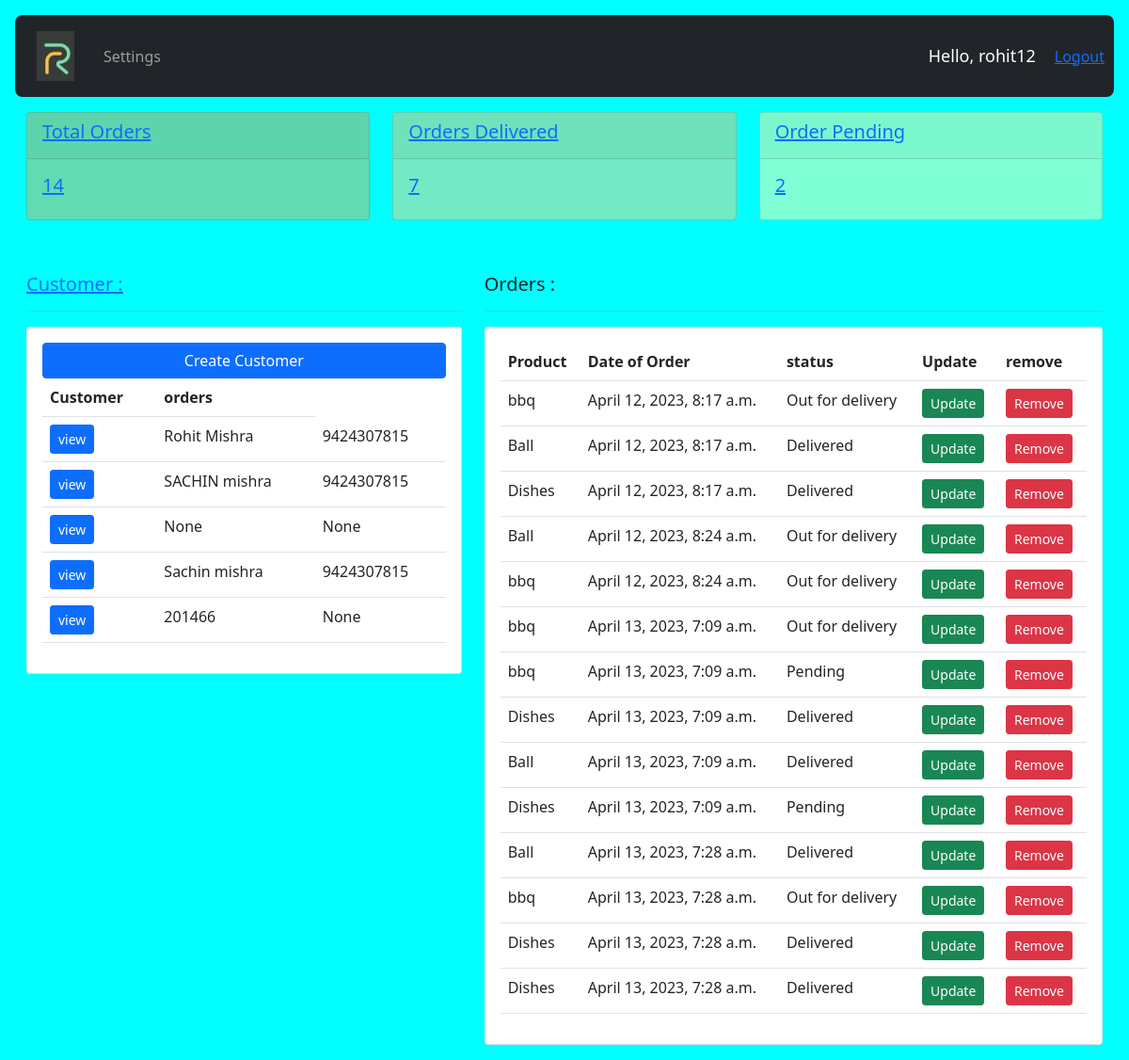
Page / (signed in) on the committed database.
### accounts/models.py (models this page shows, shortened)
class Customer(models.Model):
	user = models.OneToOneField(User,null=True,blank=True,on_delete=models.CASCADE)
	name = models.CharField(max_length=200,null=True)
	phone= models.CharField(max_length=200,null=True)
	email=models.CharField(max_length=200,null=True)
	profile_pic = models.ImageField(default = "r.jpg",null=True,blank=True)
	date = models.DateTimeField(auto_now_add = True,null = True)

class Order(models.Model):
	STATUS = (('Pending','Pending'),
			  ('Out for delivery','Out for delivery'),
			  ('Delivered','Delivered'))
	customer=models.ForeignKey(Customer,null=True,on_delete=models.SET_NULL)
	product=models.ForeignKey(Product,null=True,on_delete=models.SET_NULL)
	date = models.DateTimeField(auto_now_add = True,null = True)
	status = models.CharField(max_length=200,null=True,choices=STATUS)
	note = models.CharField(max_length=1000,null=True)

class Product(models.Model):
	CATEGORY = (('iNDOOR','INDOOR'),
				('Out Door','Out Door'),)
	name=models.CharField(max_length=200,null=True)
	price=models.FloatField(null=True)
	category=models.CharField(max_length=200,null=True,choices=CATEGORY)
	description=models.CharField(max_length=200,null=True,blank = True)
	data =models.DateTimeField(auto_now_add = True,null = True)
	tags = models.ManyToManyField(Tag)
	def __str__(self):
		return self.name

### accounts/views.py (the view)
# urls.py: path('', views.home,name='home'),
@login_required(login_url='login')
def home(request):
	customers = Customer.objects.all()
	orders = Order.objects.all()
	totalorder = orders.count()
	delivered = orders.filter(status="Delivered").count()
	pending = orders.filter(status="Pending").count()
	context = {'customers':customers,'orders':orders,
	    'totalorder':totalorder,'delivered':delivered,'pending':pending}
	return render(request,'accounts/dash.html',context)

### accounts/templates/accounts/dash.html (shortened to what this page needs)
{% extends  'accounts/main.html'%}
{% block content%}
{% include 'accounts/status.html'%}
<!DOCTYPE html>
<html lang="en">
<head>
    <link rel="stylesheet" href="style.css">
</head>
<body>
   <br>
    <div class="row">
      <div class="col-md-5">
        <h5 id="dif">Customer : </h5>
        <hr>
        <div class="card card-body">
            <a  class="btn btn-primary btn-md btn-block">Create Customer</a>
            <table class="table table-md">
            <tr>
                <th>
                    Customer
                </th>
                <th>
                    orders
                </th>
            </tr>
            {%for i in customers%}
                <tr>
                    <td><a href="{% url 'customer' i.id %}" class="btn btn-primary btn-sm btn-block">view</a></td>
                    <td>{{i.name}}</td>
                    <td>{{i.phone}}</td>
                </tr>
            {%endfor%}
            </table>
        </div>
      </div>
      <div class="col-md-7">
        <h5 id="dif">Orders : </h5>
        <hr>
        <div class="card card-body">
            <table class="table table-md">
                <tr>
                    <th>
                        Product
                    </th>
                    <th>
                        Date of Order
                    </th>
                    <th>
                        status
                    </th>
                    <th>
                        Update
                    </th>
                    <th>
                        remove
                    </th>
                </tr>
                {%for i in orders%}
                    <tr>
                        <td>{{i.product}}</td>
                        <td>{{i.date}}</td>
                        <td>{{i.status}}</td>
                        <td><a  class="btn btn-success btn-sm btn-block" href="{% url 'update' i.id%}">Update</a></td>
                        <td><a href="{% url 'delete_order' i.id%}" class="btn btn-danger btn-sm btn-block">Remove</a></td>
                    </tr>
                {%endfor%}
            </table>
        </div>
      </div>
    </div>
</body>
</html>
{%endblock%}

### accounts/templates/accounts/main.html (shortened to what this page needs)
{% load static%}
<!DOCTYPE html>
<html>
<head>
	<link href="https://cdn.jsdelivr.net/npm/bootstrap@5.0.2/dist/css/bootstrap.min.css" rel="stylesheet">
	<link rel="stylesheet" type="text/css" href="{% static '/css/main.css'%}">
</head>
<body>
	{% include 'accounts/navbar.html'%}
	{% block content %}
	{% endblock %}
</body>
</html>

### accounts/templates/accounts/navbar.html (shortened to what this page needs)
{% load static %}
<!DOCTYPE html>
<html lang="en">
<head>
</head>
<body>
  <nav class="navbar navbar-expand-lg navbar-dark bg-dark">
    <img class="btn btn-link" src="{% static 'images/r.jpg'%}">
    <div class="collapse navbar-collapse" id="navbarNav">
      <ul class="navbar-nav">
        {% if request.user.is_staff %}
         <li class="nav-item">
          <a class="nav-link" href="{% url 'home' %}">Dashboard</a>
        </li>
        <li class="nav-item active">
          <a class="nav-link" href="{% url 'product' %}">Product </a>
        </li>
        {% else %}
          <li class="nav-item">
            <a class="nav-link" href="{% url 'account'%}">Settings</a>
          </li>
        {% endif %}
      </ul>
    </div>
    <span class ="hello-msg ">Hello, {{request.user}}</span>
    <span><a href="{% url 'logout'%}">Logout</span>
  </nav>
</body>
</html>

### accounts/templates/accounts/status.html
<div class="row">
    <div class="col col-md">
      <div class="card" id="total-orders">
        <div class="card-header" >
          <h5 class="card-title" >Total Orders</h5>
        </div>
        <div class="card-body">
            <h5 class="card-title">{{totalorder}}</h5>
          </div>
      </div>
    </div>
    <div class="col col-md">
      <div class="card" id="total-delivered">
        <div class="card-header">
          <h5 class="card-title">Orders Delivered</h5>
        </div>
        <div class="card-body" >
            <h5 class="card-title">{{delivered}}</h5>
          </div>
      </div>
    </div>
    <div class="col col-md">
        <div class="card" id="total-pending">
          <div class="card-header">
            <h5 class="card-title">Order Pending</h5>
          </div>
          <div class="card-body">
            <h5 class="card-title">{{pending}}</h5>
          </div>
        </div>
      </div>
  </div>

### static/css/main.css (style rules this page uses)
.navbar { margin: 1rem; border-radius: 0.5rem; padding: 10px; }
body { background-color: aqua; }
.row { margin: 2rem; text-align: center; }
hr { color: #888282; }
th { padding: 1.3rem; }
#total-orders { background-color: rgb(98, 219, 179); }
#total-delivered { background-color: rgb(115, 234, 195); }
#total-pending { background-color: aquamarine; }
#dif { text-align: left; }
.navbar-nav { padding: 10px; }

### accounts/templates/accounts/style.css (style rules this page uses)
.row { margin: 1rem; text-align: left; margin: 1rem; }

### accounts/templates/accounts/navbar.html (style rules this page uses)
.hello-msg { font-size: 18px; color: white; margin-right: 20px; }

### rows in the picture
Customer: name "Rohit Mishra", phone "9424307815"
Customer: name "SACHIN mishra", phone "9424307815"
Customer: name "None", phone "None"
Customer: name "Sachin mishra", phone "9424307815"
Customer: name "201466", phone "None"
Order: product "bbq", date "April 12, 2023, 8:17 a.m.", status "Out for delivery"
Order: product "Ball", date "April 12, 2023, 8:17 a.m.", status "Delivered"
Order: product "Dishes", date "April 12, 2023, 8:17 a.m.", status "Delivered"
Order: product "Ball", date "April 12, 2023, 8:24 a.m.", status "Out for delivery"
Order: product "bbq", date "April 12, 2023, 8:24 a.m.", status "Out for delivery"
Order: product "bbq", date "April 13, 2023, 7:09 a.m.", status "Out for delivery"
Order: product "bbq", date "April 13, 2023, 7:09 a.m.", status "Pending"
Order: product "Dishes", date "April 13, 2023, 7:09 a.m.", status "Delivered"
Order: product "Ball", date "April 13, 2023, 7:09 a.m.", status "Delivered"
Order: product "Dishes", date "April 13, 2023, 7:09 a.m.", status "Pending"
Order: product "Ball", date "April 13, 2023, 7:28 a.m.", status "Delivered"
Order: product "bbq", date "April 13, 2023, 7:28 a.m.", status "Out for delivery"
Order: product "Dishes", date "April 13, 2023, 7:28 a.m.", status "Delivered"
Order: product "Dishes", date "April 13, 2023, 7:28 a.m.", status "Delivered"

### other values in the picture
{{ request.user }} "rohit12"
{{ totalorder }} "14"
{{ delivered }} "7"
{{ pending }} "2"
